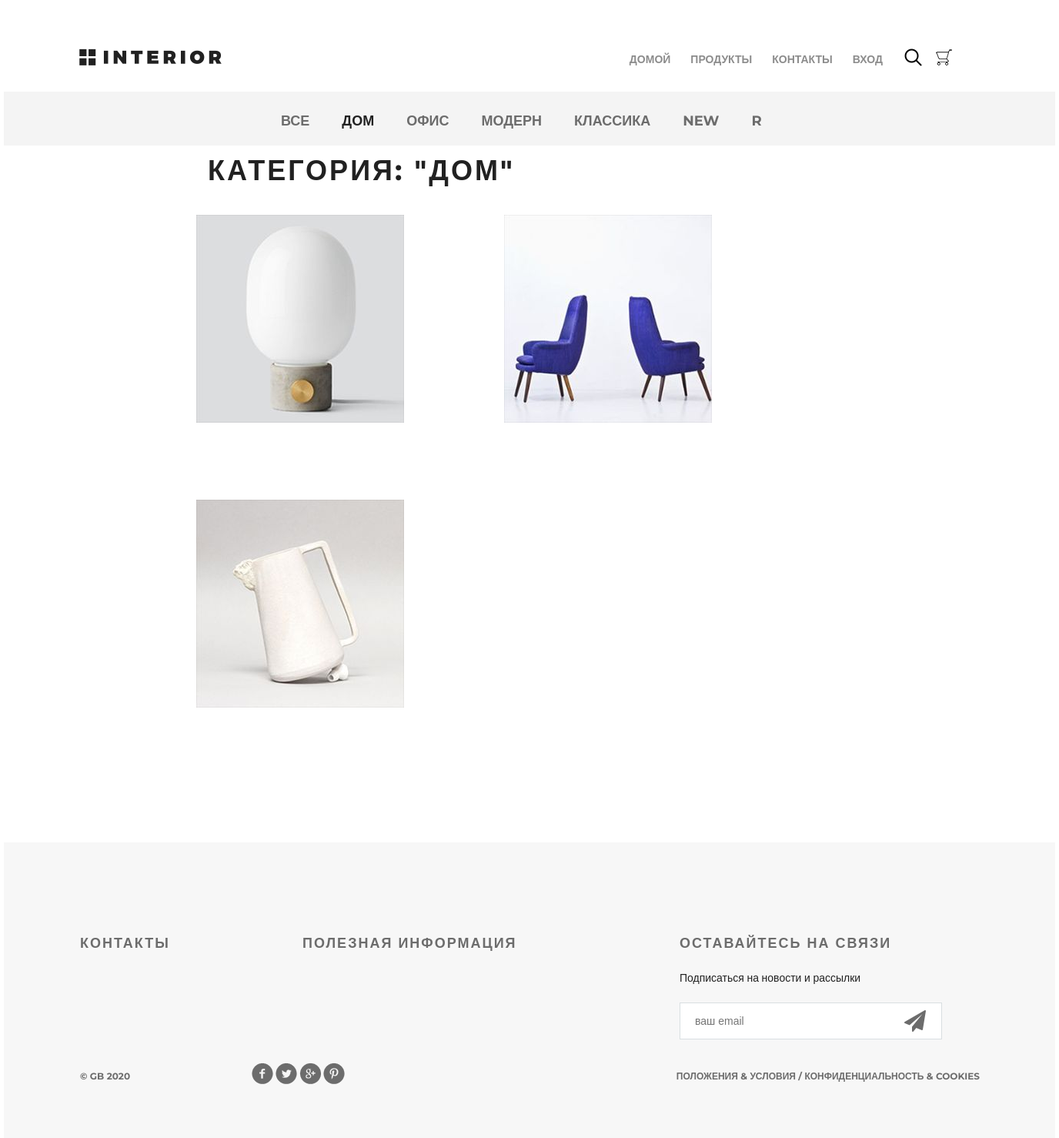
Page /products/category/1/ on the committed database.
### mainapp/models.py (models this page shows, shortened)
class ProductCategory(models.Model):
    name = models.CharField(max_length=64, unique=True, verbose_name='название категории')
    description = models.TextField(blank=True, verbose_name='описание категории')
    is_active = models.BooleanField(default=True)
    class Meta:
        verbose_name = 'категория(ю)'
        verbose_name_plural = 'категории'

class Product(models.Model):
    category = models.ForeignKey(ProductCategory, on_delete=models.CASCADE)
    name = models.CharField(verbose_name='имя продукта', max_length=128)
    image = models.ImageField(upload_to='products_images', blank=True)
    short_desc = models.CharField(max_length=128, verbose_name='краткое описание', blank=True)
    description = models.TextField(verbose_name='описание продукта', blank=True)
    price = models.DecimalField(verbose_name='цена продукта', max_digits=8, decimal_places=2, default=0)
    quantity = models.PositiveIntegerField(verbose_name='колличество на складе', default=0)
    is_active = models.BooleanField(default=True)
    class Meta:
        verbose_name = 'товар'
        verbose_name_plural = 'товары'

### mainapp/views.py (the view, shortened to what this page needs)
# urls.py: path('', mainapp.products, name='index'),
def products(request, pk=None):
    links_menu = ProductCategory.objects.all()
    if pk is not None:
        if pk == 0:
            all_products = Product.objects.all()
            category = {'name': 'все'}
        else:
            category = get_object_or_404(ProductCategory, pk=pk)
            all_products = Product.objects.filter(category__pk=pk).order_by('price')
        content = {
            'links_menu': links_menu,
            'title': 'продукты',
            'products': all_products,
            'category': category,
            'basket': get_basket(request.user),
        }
        return render(request, 'mainapp/product_list.html', content)

### mainapp/views.py (called while the page is built)
def get_basket(user):
    if user.is_authenticated:
        return Basket.objects.filter(user=user)
    return []

### mainapp/templates/mainapp/product_list.html (shortened to what this page needs)
{% extends 'mainapp/base.html' %}
{% load static %}
{% block menu %}
    <div class="hero-white">
		<div class="header clearfix">
			<a href="/" class="logo"></a>
			{% include 'mainapp/includes/inc_main_menu.html' %}
		</div>
	</div>
{% endblock %}
{% block content %}
	<div class="details">
		<div class="links clearfix">
			{% include 'mainapp/includes/inc_categories_menu.html' %}
		</div>
        <div class="products_list">
            <div class="title clearfix">
                <h2 class="explore">
                    Категория: "{{ category.name|title }}"
                </h2>
            </div>
            <div class="category-products clearfix">
                {% for product in products %}
                    <div class="block">
                        <a href="{% url 'products:product' product.pk %}">
                            <img src="/media/{{ product.image }}" alt="products">
                        </a>
                    </div>
                {% endfor %}
            </div>
        </div>
    </div>
    {% endblock %}

### mainapp/templates/mainapp/includes/inc_categories_menu.html
<ul class="links-menu">
    <li>
        <a href="{% url 'products:category' 0 %}">
            все
        </a>
    </li>
    {% for item in links_menu %}
        <li><a
                href="{% url 'products:category' item.pk %}"
                {% if request.resolver_match.kwargs.pk == item.pk %}class="active"{% endif %}
        >{{ item.name }}</a></li>
    {% endfor %}
</ul>

### static/style.css (style rules this page uses)
* { margin: 0; padding: 0; }
body { font-family: 'Montserrat', sans-serif; }
html, body { height: 100%; }
.logo { background-image: url(img/logo.png); margin-top: 63px; width: 185px; height: 22px; float: left; }
.clearfix:after { content: ""; display: block; clear: both; }
.explore { text-transform: uppercase; color: #212121; font-size: 18px; font-weight: 700; line-height: 24px; text-align: center; float: right; margin-top: 138px; letter-spacing: 3px; text-decoration: none; }
.title { height: 152px; margin-right: 15px; }
.title h2 { float: left; margin-top: 118px; color: #212121; font-size: 36px; font-weight: 700; text-align: left; margin-left: 15px; }
.category-products { margin-bottom: 75px; }
.category-products .block a img { float: left; }
.category-products .block { float: left; margin-right: 30px; display: block; height: 370px; width: 370px; position: relative; }
.category-products .block:nth-child(3n) { margin-right: 0px; }
.products_list .title { margin: 20px auto; height: 50px; float: none; }
.products_list .title h2 { margin-top: 0; float: left; }
.hero-white { background-color: #fff; height: 119px; padding-left: 98px; padding-right: 211px; position: relative; }
.links { height: 70px; background-color: #f4f4f4; position: relative; padding-left: 360px; }
.links-menu { margin: 27px auto 0px; position: absolute; }
.links-menu li { float: left; list-style-type: none; padding-right: 42px; }
.links-menu li a { text-decoration: none; color: #6c6c6c; font-size: 18px; font-weight: 700; text-transform: uppercase; }
.links-menu .active { color: #212121; font-size: 18px; font-weight: 700; }
.products_list { margin-left: 250px; }
.products_list a { color: #555; text-decoration: none; }

### rows in the picture
ProductCategory: name "ДОМ"
ProductCategory: name "ОФИС"
ProductCategory: name "МОДЕРН"
ProductCategory: name "КЛАССИКА"
ProductCategory: name "NEW"
ProductCategory: name "R"
Product: image (picture)
Product: image (picture)
Product: image (picture)
